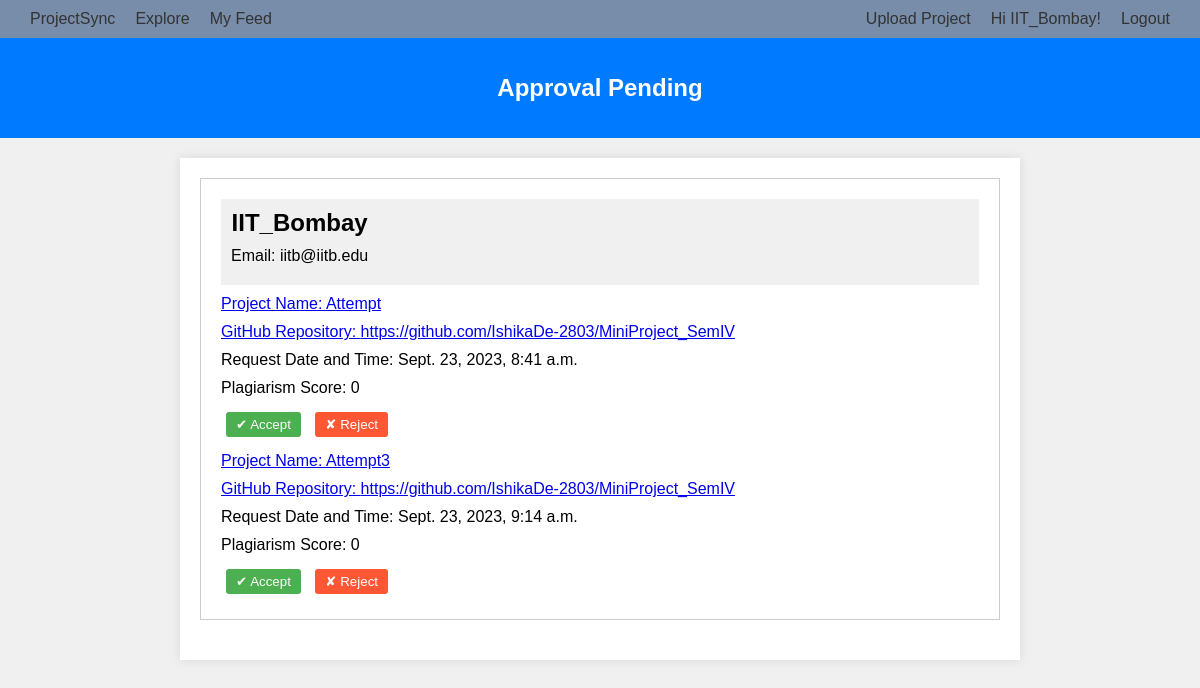
The app's page /univhome/ (signed in), older data.
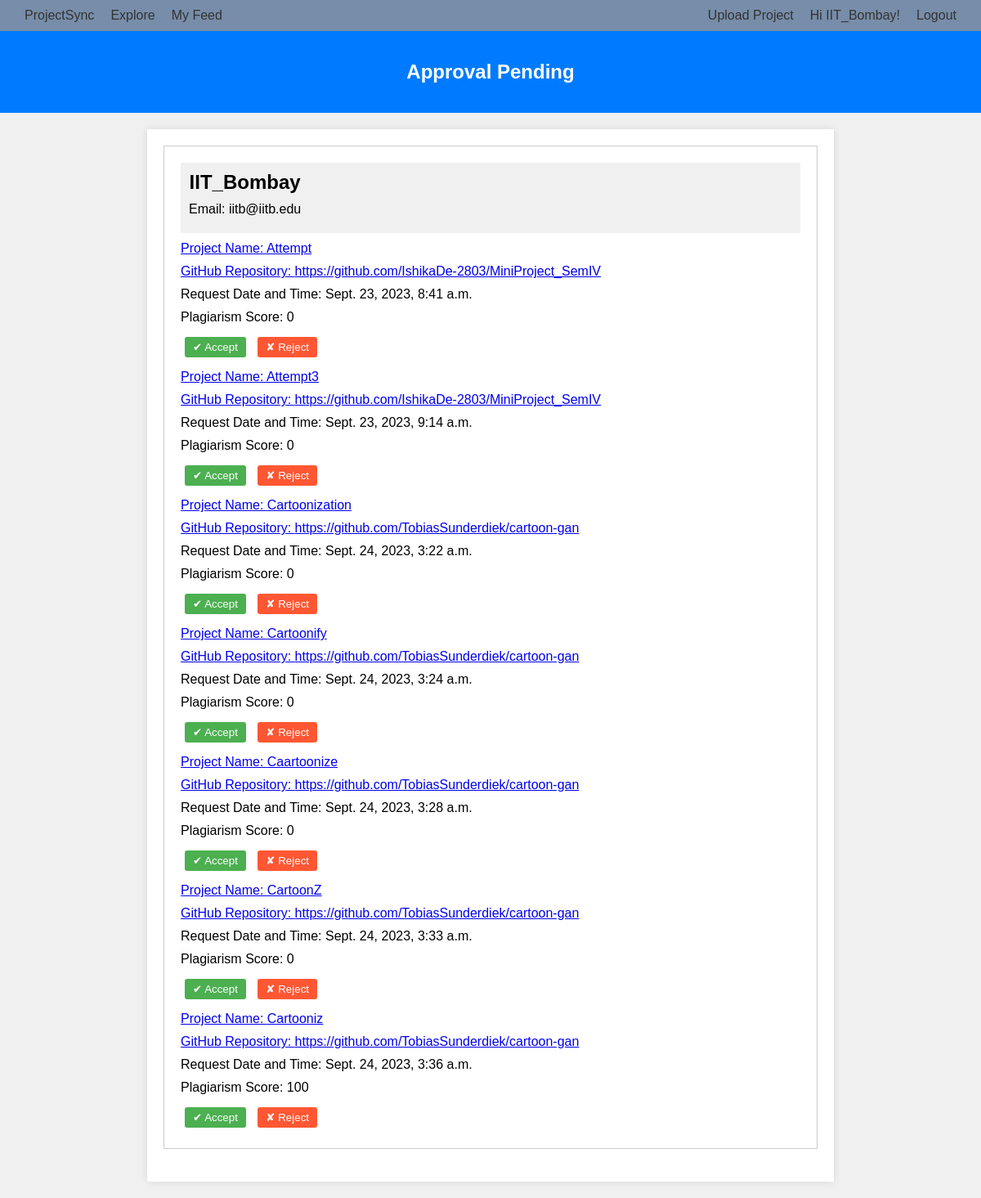
The same page, newer data.
### mainapp/models.py (models this page shows, shortened)
class Project(models.Model):
    name = models.CharField(max_length=300,default=None)
    univ= models.ForeignKey(University, on_delete=models.CASCADE,default=None)
    contributors = models.ManyToManyField(Student,default=None,blank=True)
    summary = models.TextField(default=None)
    url = models.CharField(max_length=300,default=None)
    tags= models.ManyToManyField(Tags,default=None,blank=True)
    plag_score = models.IntegerField(default=None)
    is_approved = models.BooleanField(default=False)
    date_created= models.DateTimeField(auto_now_add=True)

### mainapp/views.py (the view, shortened to what this page needs)
# urls.py: path('univhome/', views.univhome, name="univhome"),
def univhome(request):
    if not request.user.is_authenticated:
        return render(request, 'login_required.html')
    user= User.objects.get(username=request.user.get_username())
    univ= University.objects.get(user=user)
    projects= Project.objects.filter(is_approved=False, univ=univ)
    context={
        "projects":projects,
    }
    return render(request,'univhome.html', context)

### templates/univhome.html (shortened to what this page needs)
{% extends "base.html" %}
{% block content %}
{% load static %}
<!DOCTYPE html>
<html lang="en">
<head>
</head>
<body>
    {% if user.is_authenticated %}
    <header>
        <h1>Approval Pending</h1>
    </header>
    <div class="container">
        <div class="student-request">
            <div class="request-details">
                <div>
                    <h2 style="text-align: center;">{{ user.username }}</h2>
                    <p>Email: {{ user.email }}</p>
                </div>
            </div>
            {% for project in projects %}
            <p><a href="{% url 'projectDetails' pk=project.pk %}">Project Name: {{ project.name }}</p>
            <p>GitHub Repository: {{ project.url }}</a></p>
            <p>Request Date and Time: {{project.date_created}}</p>
            <p>Plagiarism Score: {{project.plag_score}}</p>
            <div class="action-buttons">
                <form action="{% url 'univhome' %}" method="POST">
                <button name="accept" class="accept-button"> ✔ Accept </button>
                <button name="reject" class="reject-button"> ✘ Reject</button>
                </form>
            </div>
            {% endfor %}
        </div>
    </div>
    {% else %}
  <p>You are not logged in</p>
  <a href="{% url 'login' %}">Log In/SignUp</a>
{% endif %}
</body>
</html>
{% endblock %}

Row changes from the older to the newer data that the page shows:
added Project: name "Cartoonization", url "https://github.com/TobiasSunderdiek/cartoon-gan", date_created "Sept. 24, 2023, 3:22 a.m.", plag_score "0"
added Project: name "Cartoonify", url "https://github.com/TobiasSunderdiek/cartoon-gan", date_created "Sept. 24, 2023, 3:24 a.m.", plag_score "0"
added Project: name "Caartoonize", url "https://github.com/TobiasSunderdiek/cartoon-gan", date_created "Sept. 24, 2023, 3:28 a.m.", plag_score "0"
added Project: name "CartoonZ", url "https://github.com/TobiasSunderdiek/cartoon-gan", date_created "Sept. 24, 2023, 3:33 a.m.", plag_score "0"
added Project: name "Cartooniz", url "https://github.com/TobiasSunderdiek/cartoon-gan", date_created "Sept. 24, 2023, 3:36 a.m.", plag_score "100"
